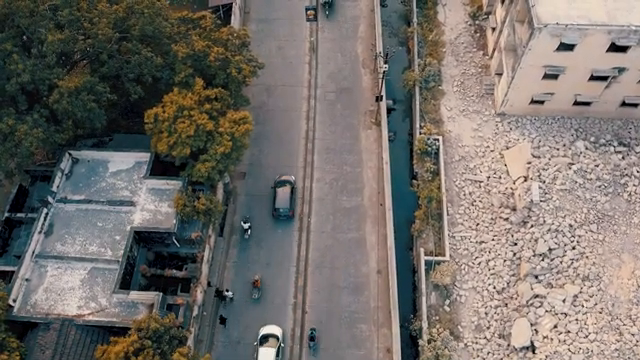
#> input picture frame 77 of Drone.mp4/drone (1).mp4, 640 x 360 px, given in place of drone.mp4, which was not available
$ jupyter execute 'motion1 (1).ipynb'
#> lines starting #> are read from the running program, lines starting #| are printed output that depends on the picture; pictures that were not available may be replaced by others from this repository, and a replacement may not be noted
[cell 1]
import cv2

# === Load the video ===
video_path = 'drone.mp4'  # Replace with your video file
cap = cv2.VideoCapture(video_path)

# === Initialize ORB (FAST + BRIEF) ===
orb = cv2.ORB_create()

# === Initialize Brute-Force matcher ===
bf = cv2.BFMatcher(cv2.NORM_HAMMING, crossCheck=True)

# === Read the first frame ===
ret, prev_frame = cap.read()
#> prev_frame is the input picture: shape (360, 640, 3); mean B, G, R 106, 111, 116.4
if not ret:
    print("Failed to read video.")
    exit()

# Convert to grayscale
prev_gray = cv2.cvtColor(prev_frame, cv2.COLOR_BGR2GRAY)
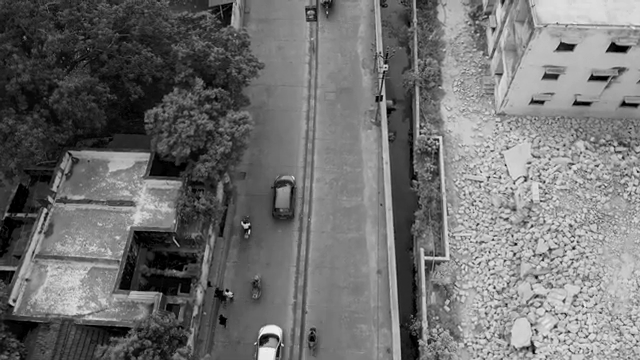
#> prev_gray: shape (360, 640); min 0, max 250, mean 112

# Detect keypoints and descriptors
prev_kp, prev_des = orb.detectAndCompute(prev_gray, None)
#> prev_kp = 500 keypoints; strongest (x, y, size): (246, 227, 31), (245, 226, 37.2), (245, 223, 31), (438, 139, 31)

while True:
    # Read the next frame
    ret, frame = cap.read()
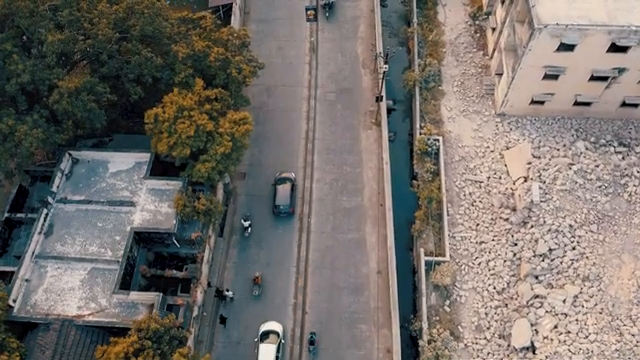
#> input picture frame 78 of Drone.mp4/drone (1).mp4, 640 x 360 px, given in place of drone.mp4, which was not available
#> frame is the input picture: shape (360, 640, 3); mean B, G, R 106.6, 111.3, 117.1
    if not ret:
        break

    gray = cv2.cvtColor(frame, cv2.COLOR_BGR2GRAY)

    # Detect keypoints and compute descriptors
    kp, des = orb.detectAndCompute(gray, None)
#> kp = 500 keypoints; strongest (x, y, size): (246, 225, 31), (245, 224, 37.2), (245, 221, 31), (247, 222, 37.2)

    if des is not None and prev_des is not None:
        # Match descriptors
        matches = bf.match(prev_des, des)
#> matches = 417 matches
        matches = sorted(matches, key=lambda x: x.distance)

        # Draw top matches
        matched_img = cv2.drawMatches(prev_frame, prev_kp, frame, kp, matches[:50], None, flags=2)
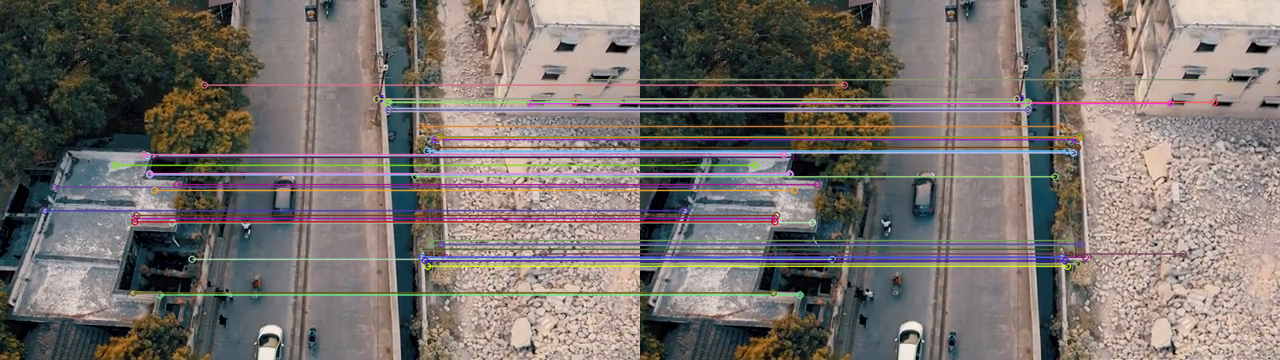
#> matched_img: shape (360, 1280, 3); mean B, G, R 108.3, 112.2, 119.4

        # Show the result
        cv2.imshow("Motion Tracking with FAST + ORB", matched_img)

    prev_frame = frame
    prev_gray = gray
    prev_kp, prev_des = kp, des
#> prev_kp has the same summary as kp

    if cv2.waitKey(30) & 0xFF == 27:  # Press ESC to exit
#> (key Esc is pressed here)
        break

cap.release()
cv2.destroyAllWindows()

$ run again, starting later in the video
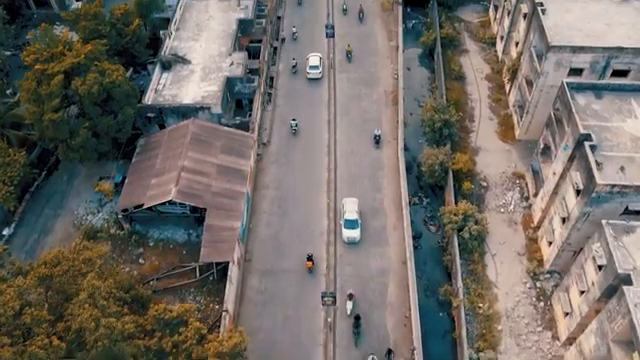
#> input picture frame 350 of Drone.mp4/drone (1).mp4, 640 x 360 px, given in place of drone.mp4, which was not available
#> prev_frame is the input picture: shape (360, 640, 3); mean B, G, R 102.3, 107.9, 113.7
#> `prev_kp, prev_des = orb.detectAndCompute(prev_gray, None)`: prev_kp = 500 keypoints; strongest (x, y, size): (599, 266, 31), (600, 268, 31), (581, 291, 31), (601, 266, 31)
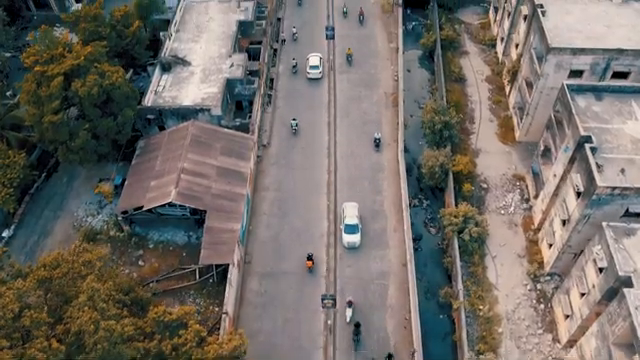
#> input picture frame 351 of Drone.mp4/drone (1).mp4, 640 x 360 px, given in place of drone.mp4, which was not available
#> frame is the input picture: shape (360, 640, 3); mean B, G, R 102.3, 107.9, 113.6
#> kp = 500 keypoints; strongest (x, y, size): (602, 269, 31), (583, 294, 31), (550, 245, 31), (600, 269, 37.2)
#> matches = 401 matches
#> `matched_img = cv2.drawMatches(prev_frame, prev_kp, frame, kp, matches[..`:
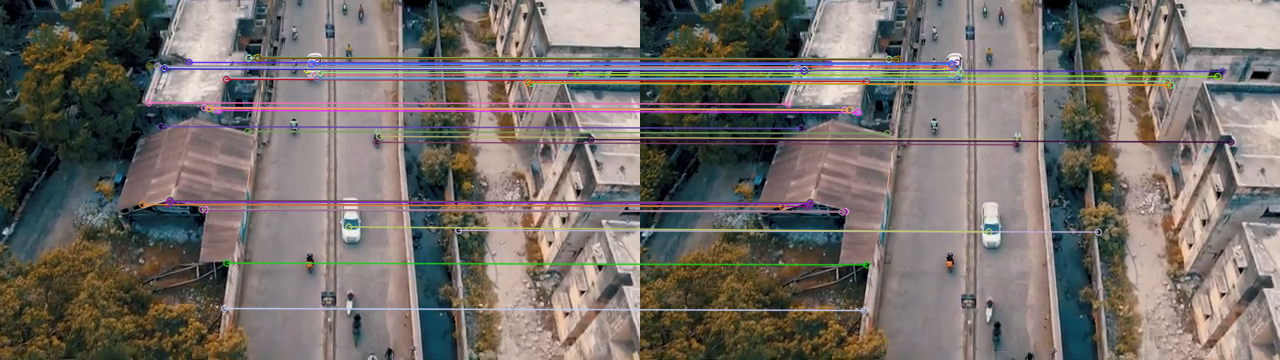
#> matched_img: shape (360, 1280, 3); mean B, G, R 104.2, 108.9, 115.9
#> `prev_kp, prev_des = kp, des`: prev_kp has the same summary as kp

$ run again, starting later in the video
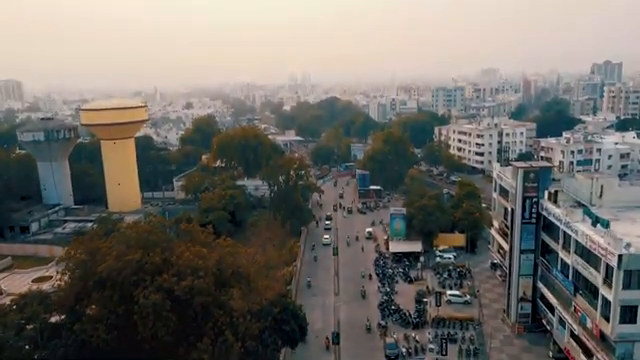
#> input picture frame 622 of Drone.mp4/drone (1).mp4, 640 x 360 px, given in place of drone.mp4, which was not available
#> prev_frame is the input picture: shape (360, 640, 3); mean B, G, R 103.8, 109.2, 112.1
#> `prev_kp, prev_des = orb.detectAndCompute(prev_gray, None)`: prev_kp = 500 keypoints; strongest (x, y, size): (448, 292, 31), (448, 291, 44.6), (326, 236, 31), (598, 225, 31)
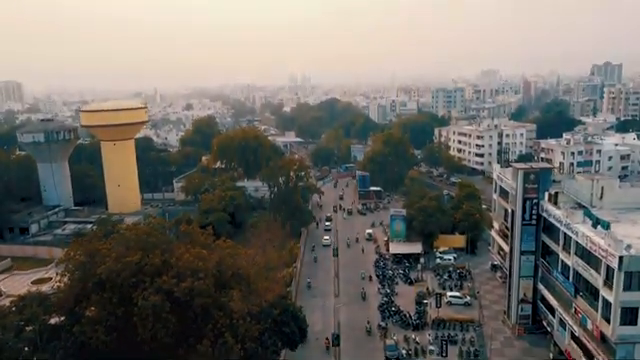
#> input picture frame 623 of Drone.mp4/drone (1).mp4, 640 x 360 px, given in place of drone.mp4, which was not available
#> frame is the input picture: shape (360, 640, 3); mean B, G, R 104, 109.5, 112.4
#> kp = 500 keypoints; strongest (x, y, size): (448, 293, 31), (448, 292, 44.6), (327, 223, 31), (326, 237, 31)
#> matches = 397 matches
#> `matched_img = cv2.drawMatches(prev_frame, prev_kp, frame, kp, matches[..`:
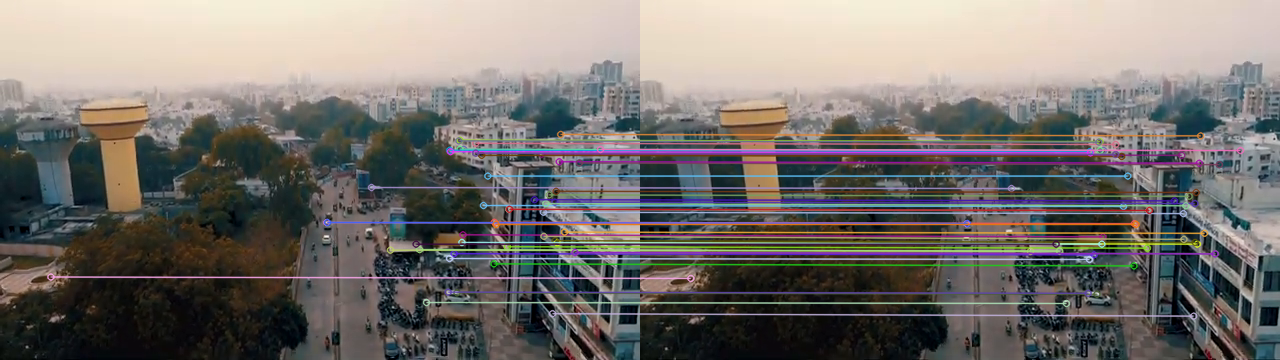
#> matched_img: shape (360, 1280, 3); mean B, G, R 109.4, 113.3, 118.1
#> `prev_kp, prev_des = kp, des`: prev_kp has the same summary as kp
